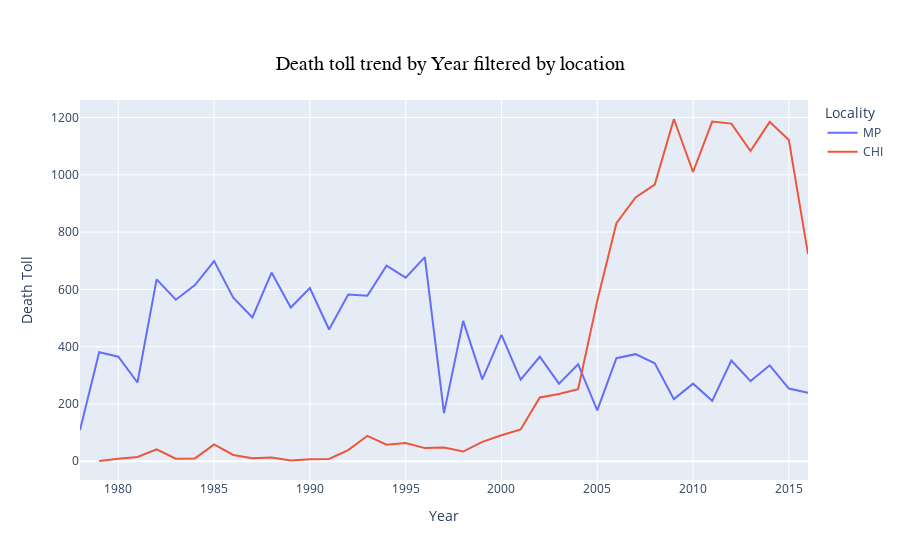

Notebook code for this chart:
### Markdown cell above
#### Death toll distribution by "Date - Year" filtered by location 
- Though the deaths have steeply inceased from 2004 as observed from the previous graph, majority of the contribution of these deaths come from MI location
- On the contrary, CHI location has definetly shown a falling trend of deaths

### Code cell
chicago_collision_data['Date_year'] = chicago_collision_data['Date'].dt.strftime('%Y')
date_toll = chicago_collision_data[['Date_year', 'Locality']].pivot_table(index = ['Date_year', 'Locality'], aggfunc ='size').reset_index().sort_values('Date_year', ascending=False)
date_toll.columns = ['Date_year', 'Locality', 'Death_Toll']
date_toll.head()


fig = px.line(date_toll, x='Date_year', y='Death_Toll', color='Locality', 
              labels={
                     "Date_year": "Year",
                     "Death_Toll": "Death Toll",
                 },
              title="Death toll trend by Year filtered by location")

fig.update_layout(title=dict(
                    x=0.5,
                    y=0.9,
                    font=dict(
                    family="Arial",
                    size=20,
                    color='#000000'
                    )))

# Show plot 
fig.show()

### Figure 1 — Plotly figure (JSON) as saved in the notebook; plotly's stock layout.template omitted (floating-point values rounded to 4 significant figures)
{"data": [{"hovertemplate": "Locality=MP<br>Year=%{x}<br>Death Toll=%{y}<extra></extra>", "legendgroup": "MP", "line": {"color": "#636efa", "dash": "solid"}, "mode": "lines", "name": "MP", "orientation": "v", "showlegend": true, "type": "scatter", "x": ["2016", "2015", "2014", "2013", "2012", "2011", "2010", "2009", "2008", "2007", "2006", "2005", "2004", "2003", "2002", "2001", "2000", "1999", "1998", "1997", "1996", "1995", "1994", "1993", "1992", "1991", "1990", "1989", "1988", "1987", "1986", "1985", "1984", "1983", "1982", "1981", "1980", "1979", "1978"], "xaxis": "x", "y": [239, 254, 335, 280, 352, 211, 271, 217, 342, 374, 360, 178, 339, 271, 365, 285, 441, 286, 490, 168, 713, 641, 683, 578, 582, 460, 605, 537, 659, 502, 571, 699, 615, 564, 635, 275, 365, 381, 109], "yaxis": "y"}, {"hovertemplate": "Locality=CHI<br>Year=%{x}<br>Death Toll=%{y}<extra></extra>", "legendgroup": "CHI", "line": {"color": "#EF553B", "dash": "solid"}, "mode": "lines", "name": "CHI", "orientation": "v", "showlegend": true, "type": "scatter", "x": ["2016", "2015", "2014", "2013", "2012", "2011", "2010", "2009", "2008", "2007", "2006", "2005", "2004", "2003", "2002", "2001", "2000", "1999", "1998", "1997", "1996", "1995", "1994", "1993", "1992", "1991", "1990", "1989", "1988", "1987", "1986", "1985", "1984", "1983", "1982", "1981", "1980", "1979"], "xaxis": "x", "y": [724, 1122, 1185, 1083, 1179, 1186, 1010, 1195, 966, 921, 831, 560, 252, 235, 223, 111, 91, 68, 34, 48, 46, 64, 58, 89, 39, 8, 7, 3, 13, 11, 22, 59, 10, 9, 42, 15, 9, 1], "yaxis": "y"}], "layout": {"legend": {"title": {"text": "Locality"}, "tracegroupgap": 0}, "title": {"font": {"color": "#000000", "family": "Arial", "size": 20}, "text": "Death toll trend by Year filtered by location", "x": 0.5, "y": 0.9}, "xaxis": {"anchor": "y", "domain": [0, 1], "title": {"text": "Year"}}, "yaxis": {"anchor": "x", "domain": [0, 1], "title": {"text": "Death Toll"}}}}
